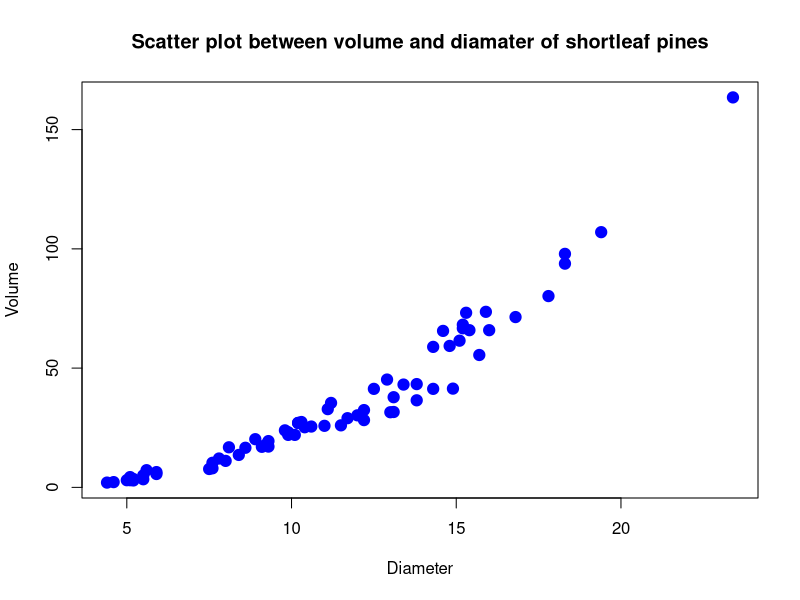
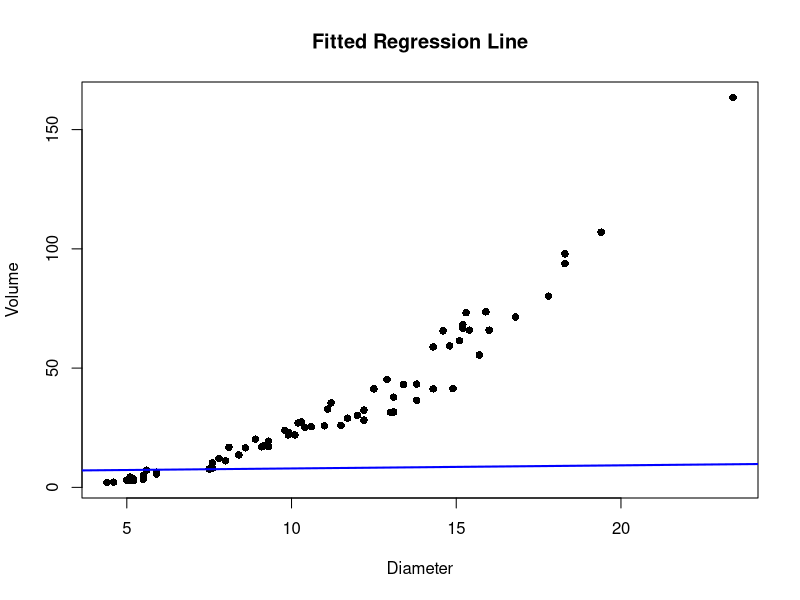
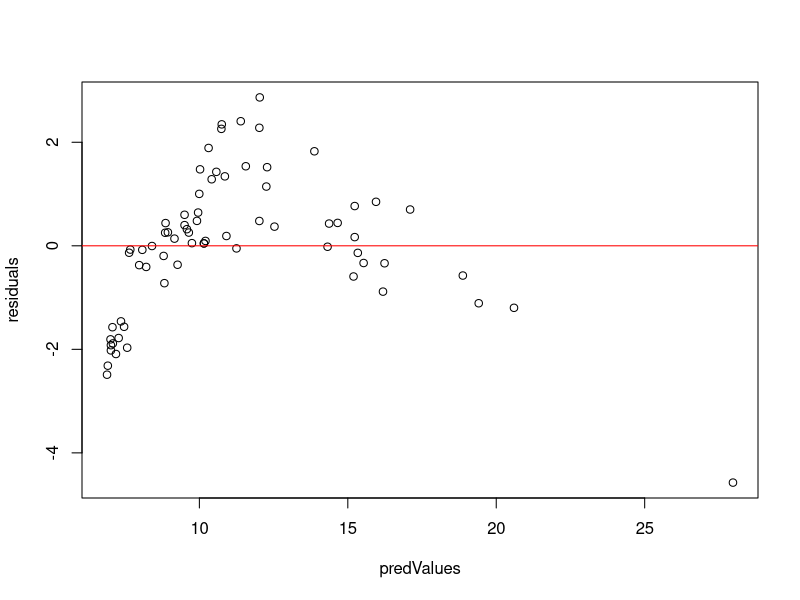
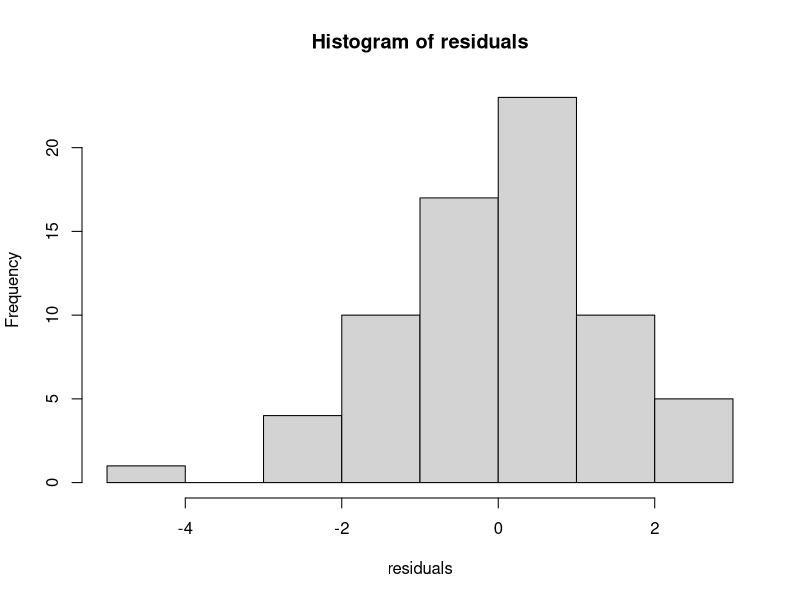
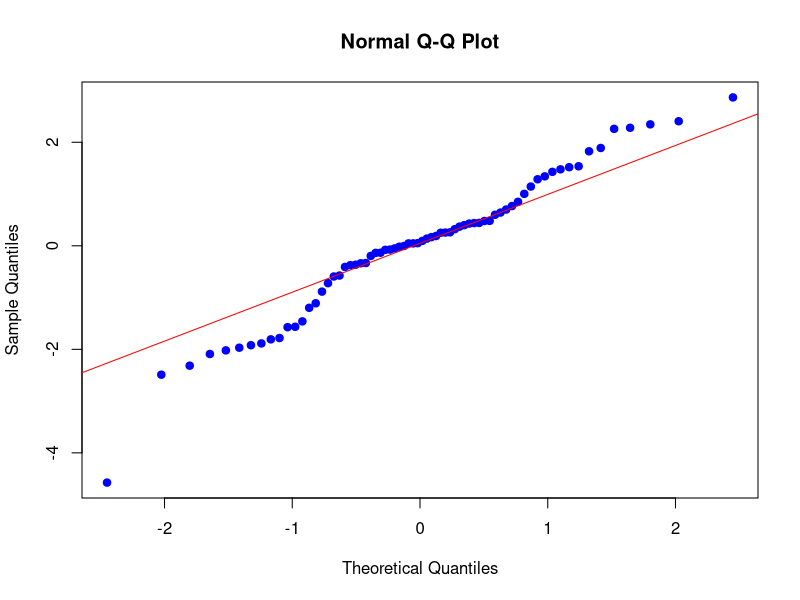
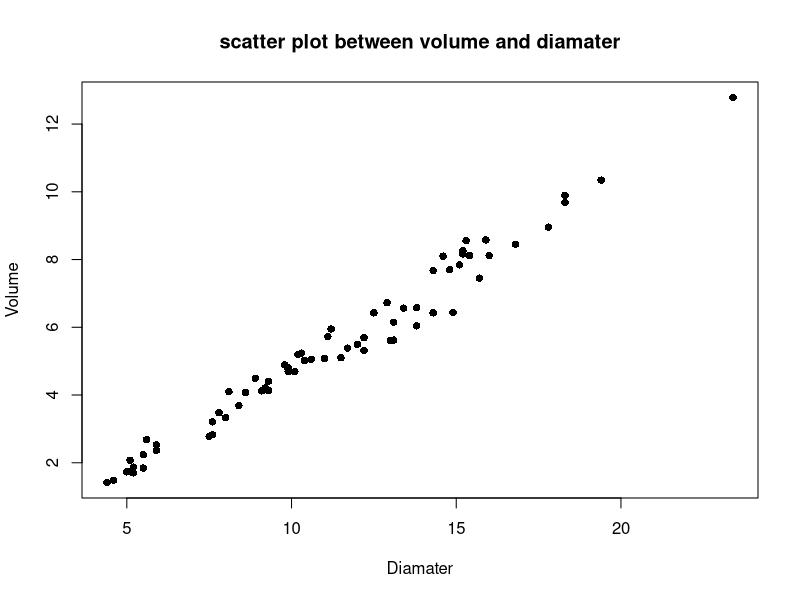
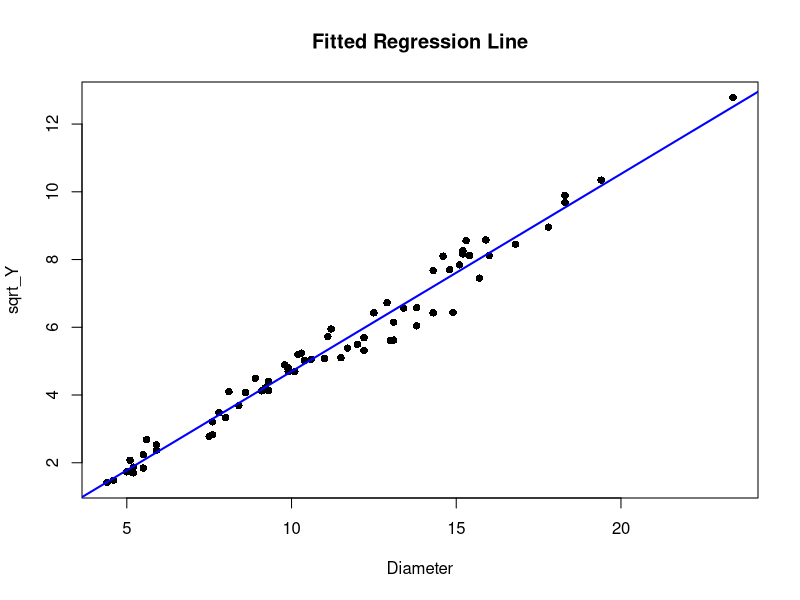
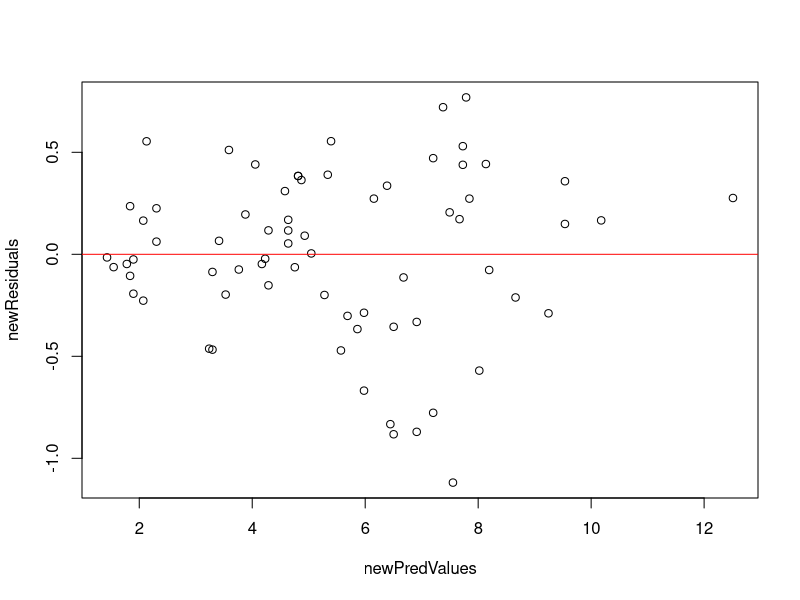

R code for these plots, in order:
## ---- chunk 1
data <- read.table("Shortleaf.txt", header = T, sep = '\t')

attach(data)

## ---- chunk 2
plot(Diameter, Volume, pch = 19, cex = 1.5, col = "blue", main = "Scatter plot between volume and diamater of shortleaf pines")
## ---- chunk 3
r <- cor(Diameter, Volume)
r
## ---- chunk 4
regModel <- lm(Diameter ~ Volume)
regModel
## ---- chunk 5
plot(Diameter, Volume, pch = 16, main = "Fitted Regression Line")
abline(regModel, col= "blue", lwd = 2)

## ---- chunk 6
# find residuals
residuals <- resid(regModel)
residuals

# find predicted values
predValues <- predict(regModel)
predValues

# plot the predicted values against the residuals
plot(predValues, residuals)
abline(0,0, col="red")
## ---- chunk 7
hist(residuals)
qqnorm(residuals, pch = 19, col= "blue")
qqline(residuals, col="red")

m <- mean(residuals)
m
# the zero mean condition holds.
## ---- chunk 8
sqrt_Y = sqrt(Volume)
r = cor(sqrt_Y, Diameter)
r

plot(Diameter, sqrt_Y, pch = 16, ylab = "Volume", xlab = "Diamater", main = "scatter plot between volume and diamater")
## ---- chunk 9
newRegModel <- lm(sqrt_Y~Diameter)
newRegModel
## ---- chunk 10
plot(Diameter, sqrt_Y, pch = 16, main = "Fitted Regression Line")
abline(newRegModel, col= "blue", lwd = 2)
## ---- chunk 11
# find residuals
newResiduals <- resid(newRegModel)
newResiduals

# find predicted values
newPredValues <- predict(newRegModel)
newPredValues

# plot the predicted values against the residuals
plot(newPredValues, newResiduals)
abline(0,0, col="red")
## ---- chunk 12
hist(newResiduals)
qqnorm(newResiduals, pch = 19, col= "blue")
qqline(newResiduals, col="red")

m <- mean(newResiduals)
m
